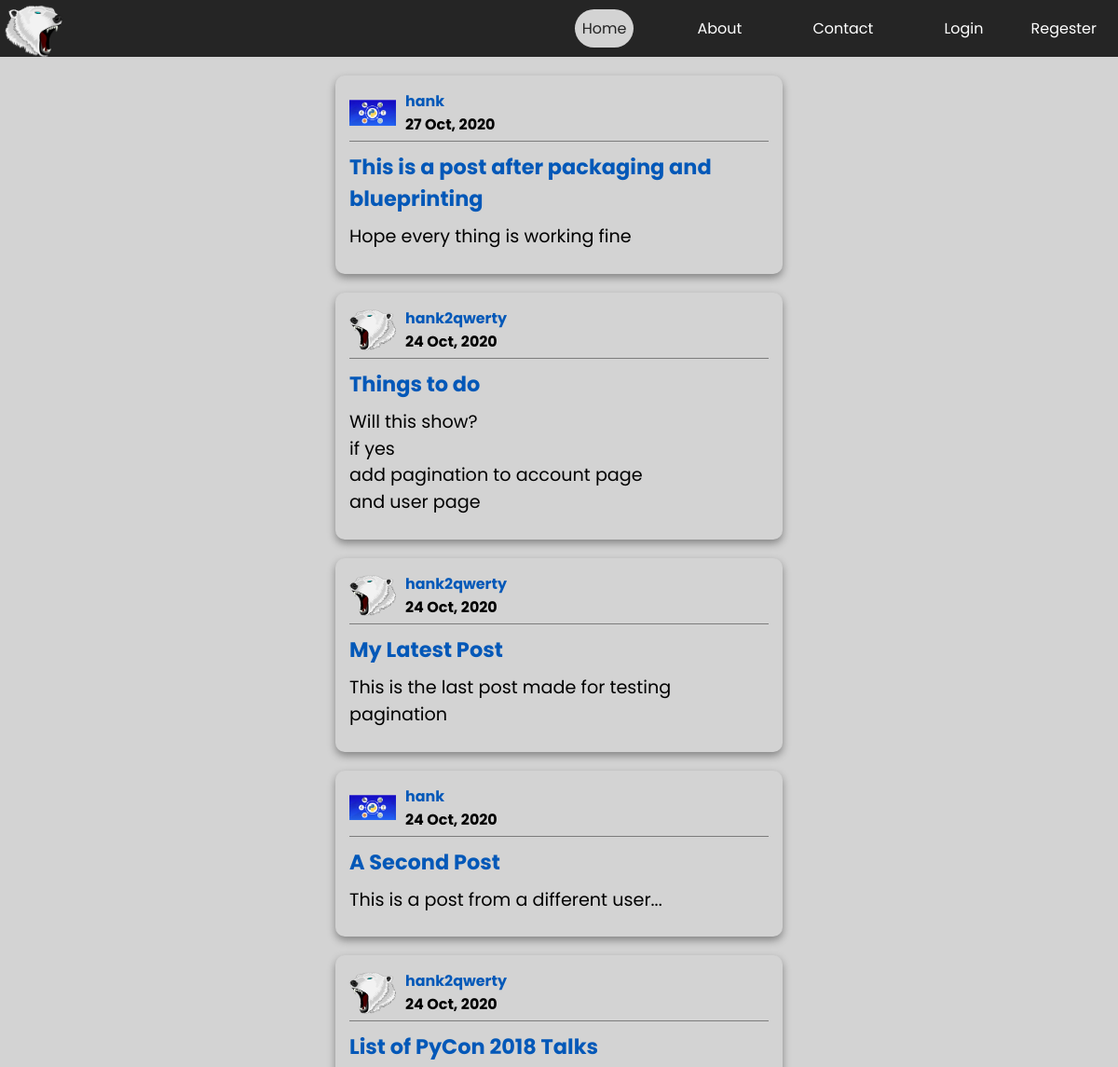
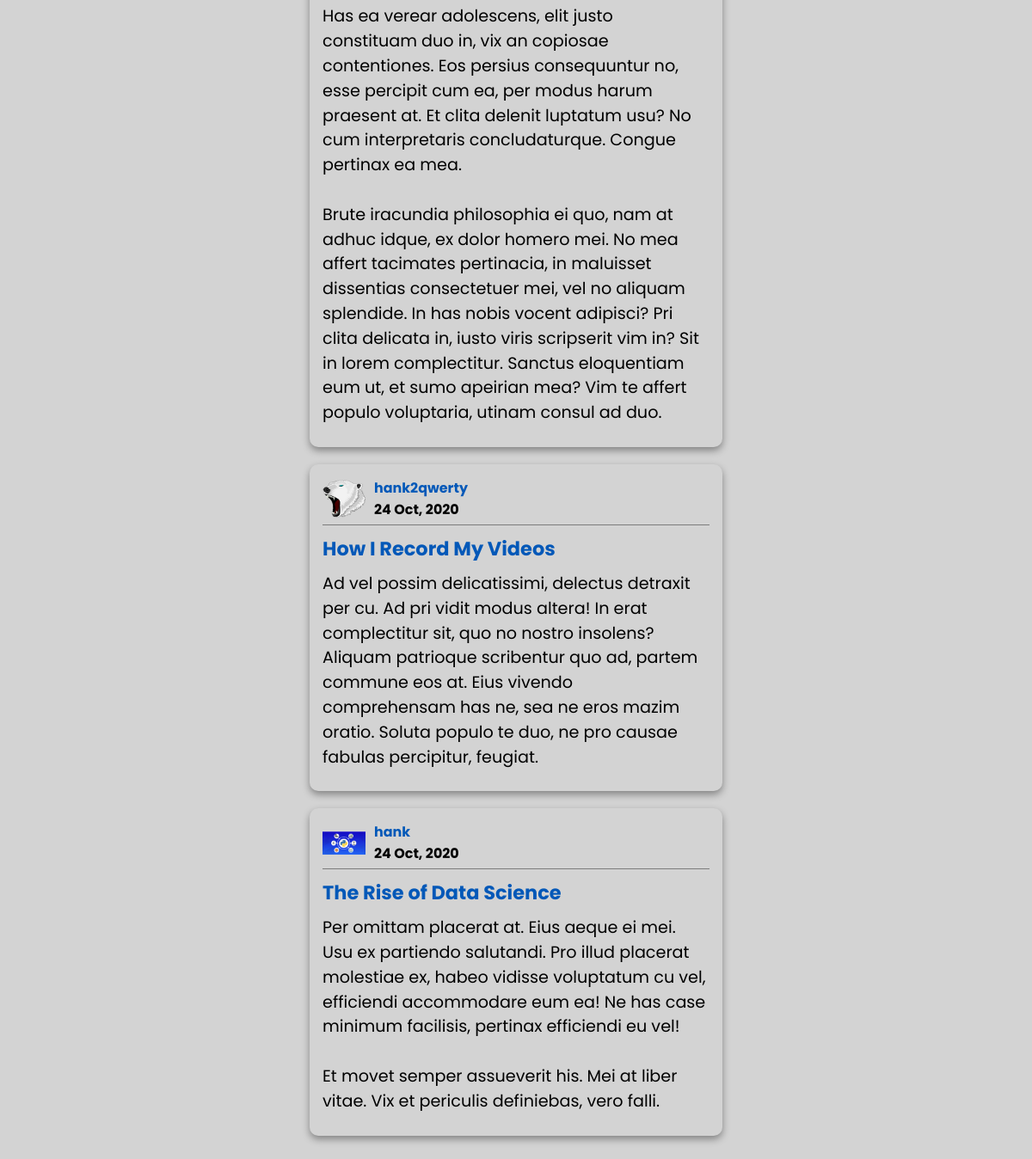
Page /home on the earlier database version (2 pictures, top to bottom).
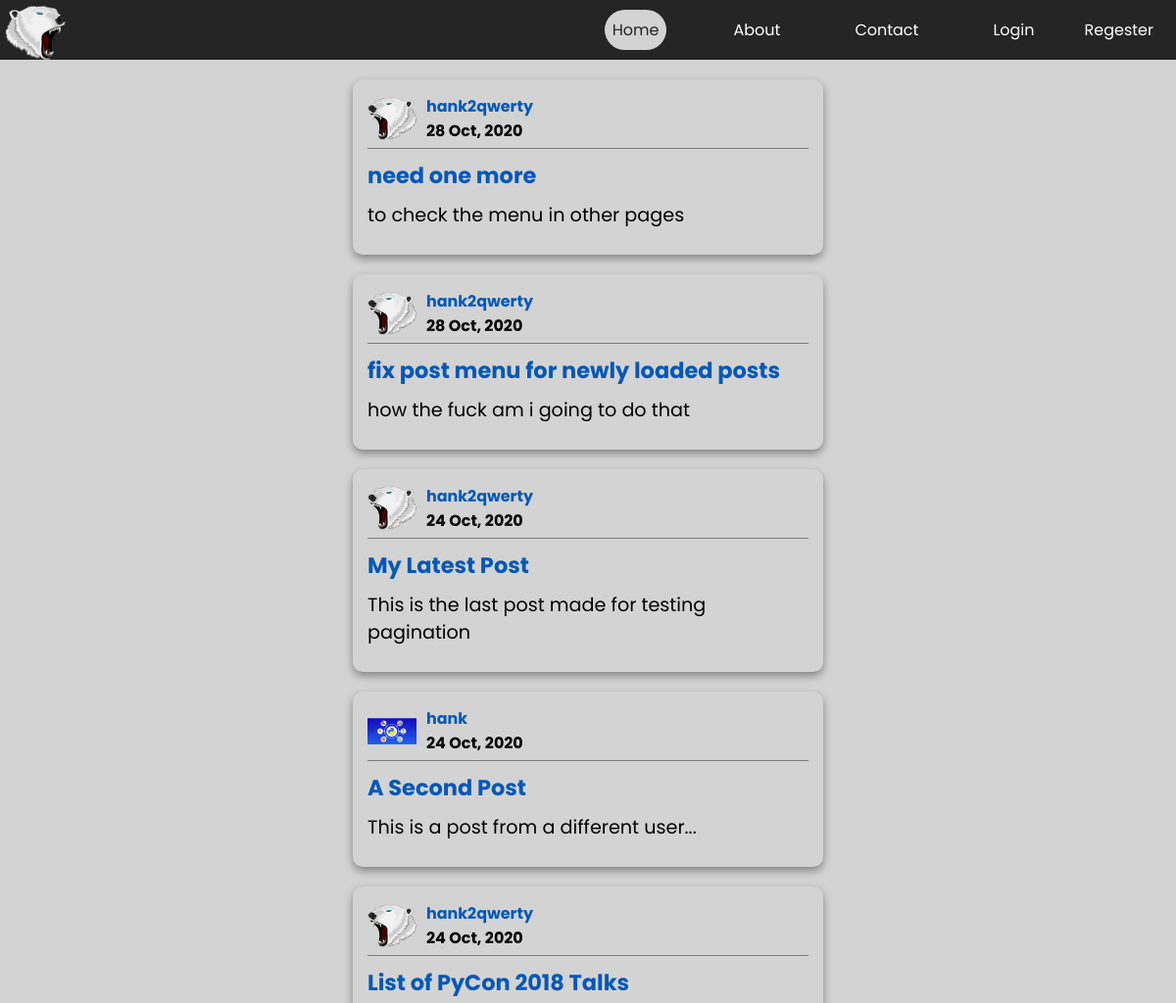
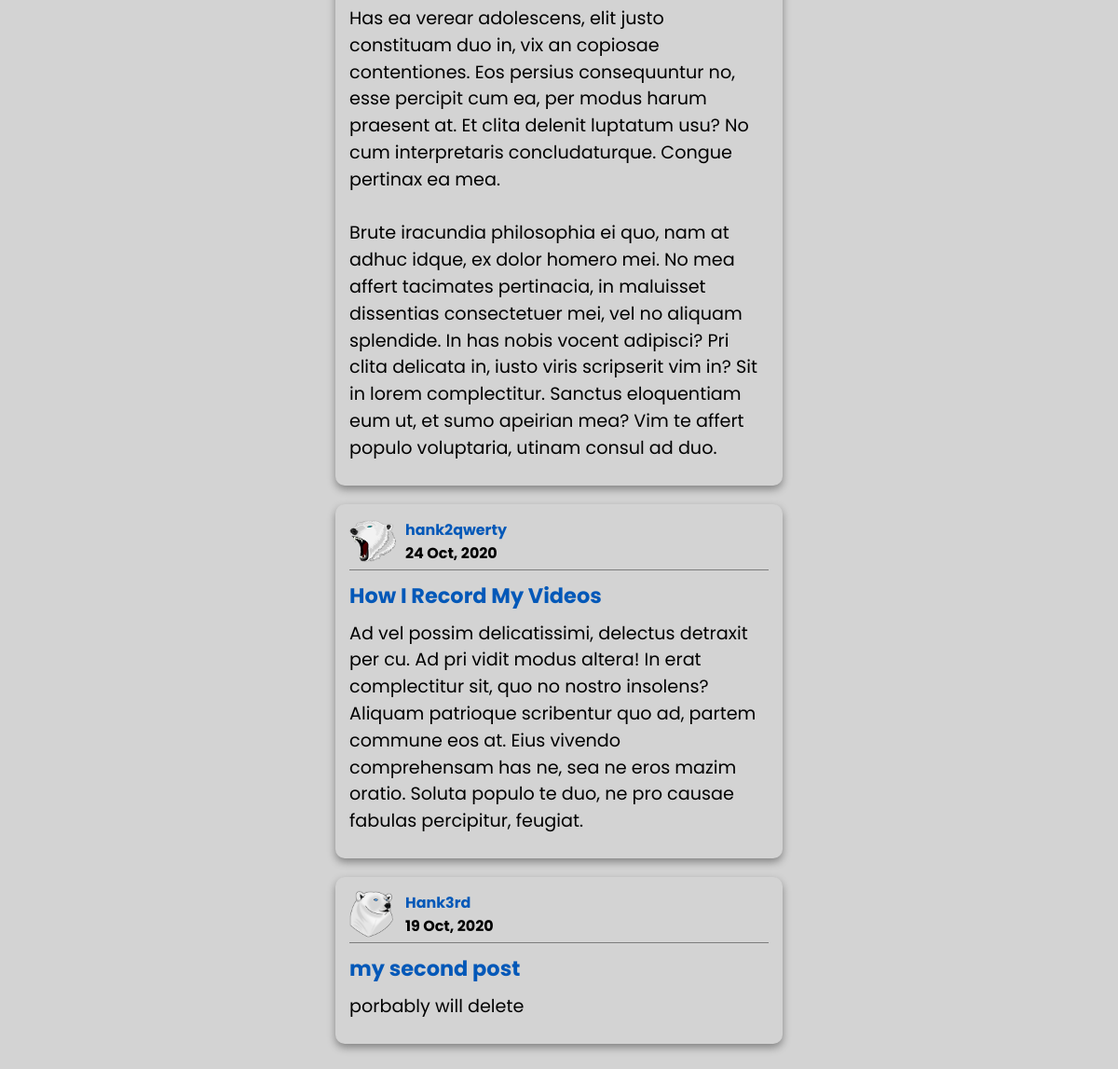
Same page on the later database version (2 pictures, top to bottom).
### flaskblog/model.py (models this page shows, shortened)
class Post(db.Model):
    id = db.Column(db.Integer, primary_key=True)
    title = db.Column(db.String(250), nullable=False)
    post_date = db.Column(db.DateTime, nullable=False,
                          default=datetime.utcnow)
    content = db.Column(db.Text, nullable=False)
    user_id = db.Column(db.Integer, db.ForeignKey('user.id'), nullable=False)

class User(db.Model, UserMixin):
    id = db.Column(db.Integer, primary_key=True)
    username = db.Column(db.String(20), nullable=False, unique=True)
    email = db.Column(db.String(210), nullable=False, unique=True)
    password = db.Column(db.String(60), nullable=False)
    profile_img = db.Column(
        db.String(20), nullable=False, default='default.jpg')
    posts = db.relationship("Post", backref='author', lazy=True)

### flaskblog/main/routes.py (the view)
@main.route('/')
@main.route('/home')
def home():
    posts = Post.query.order_by(
        Post.post_date.desc()).paginate(per_page=POSTS_PER_PAGE, page=1)
    return render_template('home.html', posts=posts)

### flaskblog/templates/home.html (shortened to what this page needs)
{%extends "layout.html"%} {% block style%}
<link rel="stylesheet" href="{{ url_for('static', filename='styles/post.css') }}" />
<link rel="stylesheet" href="{{ url_for('static', filename='styles/home.css') }}" />
{%endblock style%} {%block title%} Home {% endblock title%} {% block main %}
<div data-pages="{{posts.pages}}" class="posts">
    {% for post in posts.items%}
    <div class="post" id="{{post.id}}">
        <div class="user-info">
            <div class="img-cont">
                <img
                    class="circle"
                    src="{{url_for('static', filename='images/profiles/' + post.author.profile_img)}}"
                />
            </div>
            <div class="text">
                <h5>
                    {%if current_user == post.author%}
                    <a href="{{url_for('users.account')}}"
                        >{{post.author.username}}</a
                    >
                    {%else%}
                    <a
                        href="{{url_for('users.user', username=post.author.username)}}"
                        >{{post.author.username}}</a
                    >
                    {%endif%}
                </h5>
                <h5>{{post.post_date.strftime("%d %b, %Y") }}</h5>
            </div>
        </div>
        <h3>
            <a class="post-title" href="{{url_for('posts.post', post_id=post.id)}}"
                >{{post.title}}</a
            >
        </h3>
        <p>{{post.content}}</p>
    </div>
    {%endfor%}
</div>
<div class="bottom">
</div>
{%endblock main%}

### flaskblog/templates/layout.html (shortened to what this page needs)
<!DOCTYPE html>
<html lang="en">
    <head>
        <link
            rel="stylesheet"
            href="{{ url_for('static', filename='styles/main.css') }}"
        />
        {% block style %} {% endblock style%}
    </head>
    <body>
        <nav>
            <a href="/home">
                <img
                    src="{{ url_for('static', filename='images/logo1v2.png') }}"
                    alt="Polar Code Logo"
                    class="logo"
                />
            </a>
            <ul class="links">
                <li class="link"><a href="{{url_for('main.home')}}">Home</a></li>
                <li class="link"><a href="{{url_for('main.about')}}">About</a></li>
                <li class="link">
                    <a href="{{url_for('main.contact')}}">Contact</a>
                </li>
                {%if current_user.is_authenticated %}
                <li class="link">
                    <a href="{{url_for('users.account')}}"
                        >{{current_user.username}}</a
                    >
                </li>
                <li class="link">
                    <a href="{{url_for('posts.new_post')}}">New Post</a>
                </li>
                <li class="link last">
                    <a href="{{url_for('users.logout')}}">Logout</a>
                </li>
                {%else%}
                <li class="link"><a href="{{url_for('users.login')}}">Login</a></li>
                <li class="link last">
                    <a href="{{url_for('users.regester')}}">Regester</a>
                </li>
                {%endif%}
            </ul>
        </nav>
        <main>{% block main %} {%endblock main%}</main>
    </body>
</html>

### flaskblog/static/styles/main.css (style rules this page uses)
* { margin: 0; padding: 0; box-sizing: border-box; font-family: "Poppins", sans-serif; }
body { background-color: #d3d3d3; }
nav { display: flex; padding: 10px; background-color: #252525; justify-content: space-between; position: relative; }
.links { list-style: none; display: flex; align-items: center; justify-content: space-between; font-size: 1rem; }
.link { padding: 8px; margin: 0 30px; }
.link > a { color: white; text-decoration: none; }
.last { margin: 0 5px; }
.active { background-color: #d3d3d3; border-radius: 50px; }
.active > a { color: #252525; }
.logo { max-width: 7vw; max-height: 7vh; transform: rotateY(180deg); height: fit-content; position: absolute; top: 5px; left: 5px; }
main { width: 100%; margin: 20px auto; text-align: center; }

### flaskblog/static/styles/post.css (style rules this page uses)
.post { width: 40%; text-align: left; background-color: #d3d3d3; border-radius: 10px; margin: 20px auto; padding: 15px; font-size: 1.2rem; box-shadow: 0px 4px 9px 0px #848484; position: relative; }
.post > p { line-height: 1.5em; white-space: pre-wrap; }
.post > * { margin-top: 10px; margin-bottom: 10px; }
.post a { text-decoration: none; color: #0358b8; }
.user-info { display: flex; margin-bottom: 0; margin-top: 0; padding-bottom: 5px; border-bottom: 1px solid #7c7c7c; }
.img-cont { position: relative; width: 50px; height: 50px; overflow: hidden; display: flex; align-items: center; margin-right: 10px; }
.circle { max-width: 100%; max-height: 100%; }

### flaskblog/static/styles/home.css (style rules this page uses)
html { scroll-behavior: smooth; }
.bottom { position: relative; height: 90px; }

Differences in the rows shown:
removed Post: profile_img (picture), author.username "hank", post_date "27 Oct, 2020", title "This is a post after packaging and blueprinting", content "Hope every thing is working fine"
removed Post: profile_img (picture), author.username "hank", post_date "24 Oct, 2020", title "The Rise of Data Science", content "Per omittam placerat at. Eius aeque ei mei. Usu ex partiendo salutandi. Pro illud placerat molestiae ex, habeo vidisse voluptatum cu vel, efficiendi accommodare eum ea! Ne has case minimum facilisis, pertinax efficiendi eu vel! Et movet semper assueverit his. Mei at liber vitae. Vix et periculis definiebas, vero falli."
added Post: profile_img (picture), author.username "hank2qwerty", post_date "28 Oct, 2020", title "need one more", content "to check the menu in other pages"
changed Post: post_date "24 Oct, 2020" → "28 Oct, 2020"; title "Things to do" → "fix post menu for newly loaded posts"; content "Will this show? if yes add pagination to account page and user page" → "how the fuck am i going to do that"
now on this page (row unchanged): Post: profile_img (picture), author.username "Hank3rd", post_date "19 Oct, 2020", title "my second post", content "porbably will delete"
